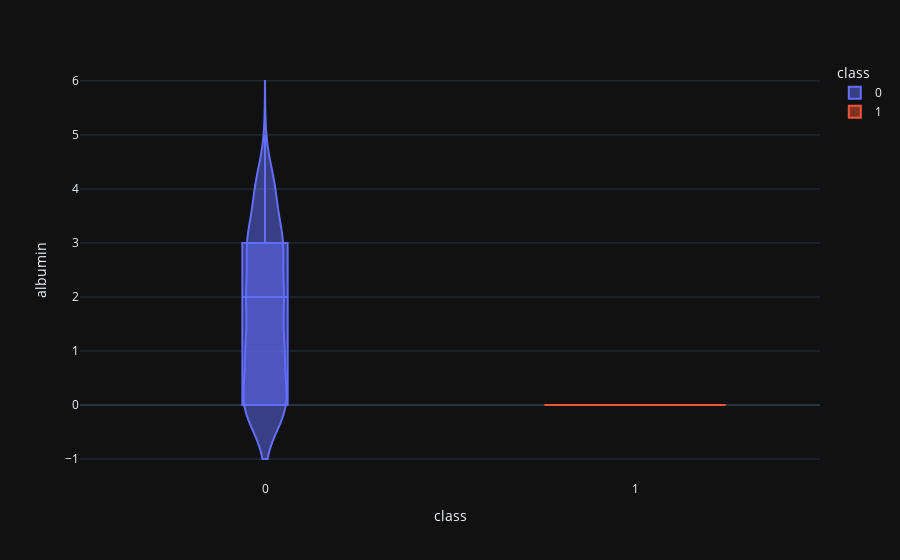

This figure's notebook cell:
### Code cell
violin('albumin')

### Figure 1 — Plotly figure (JSON) as saved in the notebook; plotly's stock layout.template omitted (floating-point values rounded to 4 significant figures; data arrays with more than 128 entries replaced by an {"elided": "..."} marker saying what was removed)
{"data": [{"alignmentgroup": "True", "box": {"visible": true}, "hovertemplate": "class=%{x}<br>albumin=%{y}<extra></extra>", "legendgroup": "0", "marker": {"color": "#636efa"}, "name": "0", "offsetgroup": "0", "orientation": "v", "scalegroup": "True", "showlegend": true, "type": "violin", "x": {"elided": "250 int values"}, "x0": " ", "xaxis": "x", "y": {"elided": "250 float values"}, "y0": " ", "yaxis": "y"}, {"alignmentgroup": "True", "box": {"visible": true}, "hovertemplate": "class=%{x}<br>albumin=%{y}<extra></extra>", "legendgroup": "1", "marker": {"color": "#EF553B"}, "name": "1", "offsetgroup": "1", "orientation": "v", "scalegroup": "True", "showlegend": true, "type": "violin", "x": {"elided": "150 int values"}, "x0": " ", "xaxis": "x", "y": {"elided": "150 float values"}, "y0": " ", "yaxis": "y"}], "layout": {"legend": {"title": {"text": "class"}, "tracegroupgap": 0}, "margin": {"t": 60}, "violinmode": "overlay", "xaxis": {"anchor": "y", "categoryarray": [0, 1], "categoryorder": "array", "domain": [0, 1], "title": {"text": "class"}}, "yaxis": {"anchor": "x", "domain": [0, 1], "title": {"text": "albumin"}}}}
